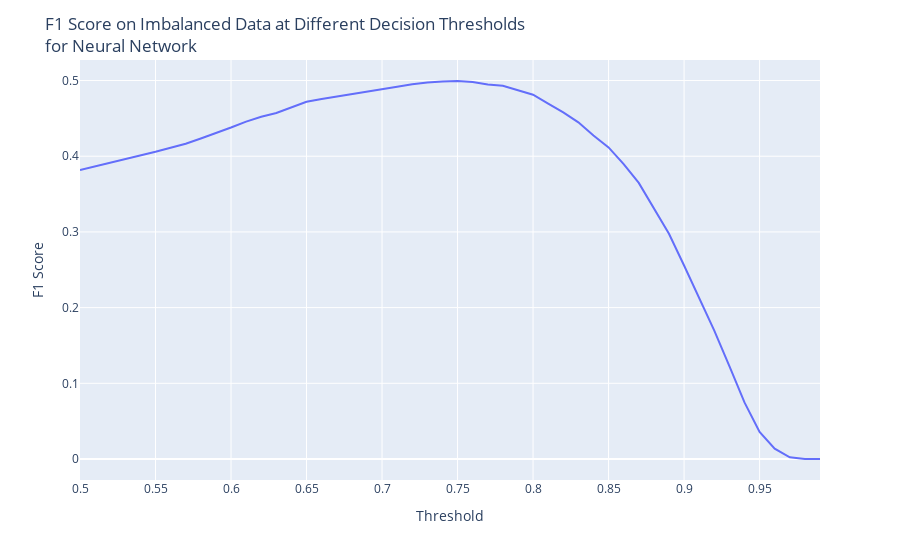

The notebook cell saved with this chart:
### Code cell
# Plot F1 Score vs Threshold

fig = px.line(x = threshold, y = f1_scores)
fig.update_layout(title = 'F1 Score on Imbalanced Data at Different Decision Thresholds<br>for Neural Network',
                 xaxis_title = 'Threshold',
                 yaxis_title = 'F1 Score')
fig.show()

### Figure 1 — Plotly figure (JSON) as saved in the notebook; plotly's stock layout.template omitted (floating-point values rounded to 4 significant figures)
{"data": [{"hovertemplate": "x=%{x}<br>y=%{y}<extra></extra>", "legendgroup": "", "line": {"color": "#636efa", "dash": "solid"}, "marker": {"symbol": "circle"}, "mode": "lines", "name": "", "orientation": "v", "showlegend": false, "type": "scatter", "x": [0.5, 0.51, 0.52, 0.53, 0.54, 0.55, 0.56, 0.57, 0.58, 0.59, 0.6, 0.61, 0.62, 0.63, 0.64, 0.65, 0.66, 0.67, 0.68, 0.69, 0.7, 0.71, 0.72, 0.73, 0.74, 0.75, 0.76, 0.77, 0.78, 0.79, 0.8, 0.81, 0.82, 0.83, 0.84, 0.85, 0.86, 0.87, 0.88, 0.89, 0.9, 0.91, 0.92, 0.93, 0.94, 0.95, 0.96, 0.97, 0.98, 0.99], "xaxis": "x", "y": [0.3818, 0.3864, 0.3915, 0.3958, 0.4005, 0.4059, 0.4112, 0.4166, 0.4235, 0.4305, 0.4379, 0.4457, 0.4521, 0.4571, 0.4643, 0.4719, 0.4756, 0.479, 0.4823, 0.4851, 0.4888, 0.4917, 0.4949, 0.4973, 0.4986, 0.4994, 0.4982, 0.4947, 0.493, 0.4869, 0.4813, 0.4694, 0.458, 0.4448, 0.4274, 0.4117, 0.3895, 0.3648, 0.3319, 0.2975, 0.2556, 0.2134, 0.1696, 0.1226, 0.07481, 0.03575, 0.01373, 0.002223, 0, 0], "yaxis": "y"}], "layout": {"legend": {"tracegroupgap": 0}, "margin": {"t": 60}, "title": {"text": "F1 Score on Imbalanced Data at Different Decision Thresholds<br>for Neural Network"}, "xaxis": {"anchor": "y", "domain": [0, 1], "title": {"text": "Threshold"}}, "yaxis": {"anchor": "x", "domain": [0, 1], "title": {"text": "F1 Score"}}}}
